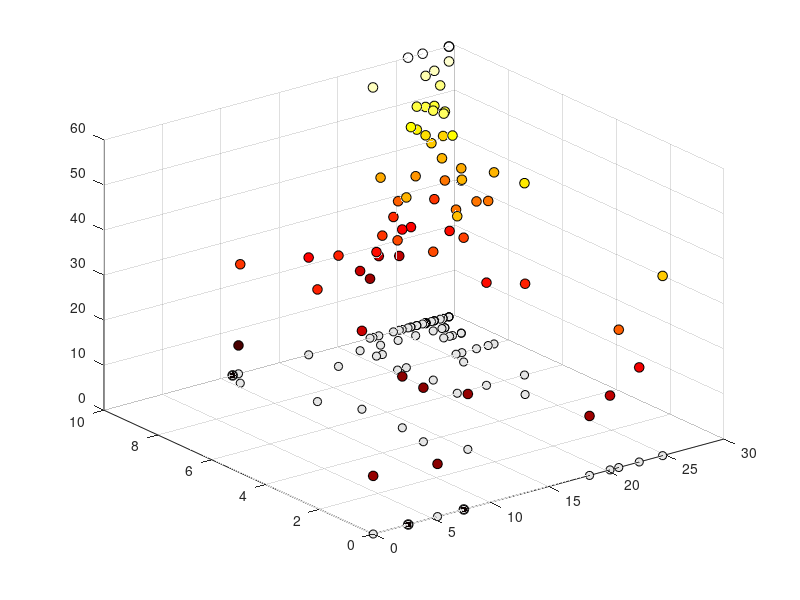

Write MATLAB code to recreate this figure. (Note: this script raises an error after producing the figure.)
% Load the required data set
load('student_data.mat');
% X = temp';
% Extract the first 3 rows of interest
Xn = X(1:3,:);

% Visualise the raw data
scatter3(Xn(1,:)',Xn(2,:)',0*Xn(3,:)', 'MarkerFaceColor',[0.9 0.9 0.9],...
    'MarkerEdgeColor','k');
hold on;
scatter3(Xn(1,:)',Xn(2,:)',Xn(3,:)', 50 ,Xn(3,:)', 'filled',...
    'MarkerEdgeColor','k'); colormap('hot');
for i = 1:size(Xn, 2)
    plot3([Xn(1,i) Xn(1,i)],[Xn(2,i) Xn(2,i)], [0 Xn(3,i)], '--',...
        'Color', '[0.5 0.5 0.5]');
end

% Calculate how many observations there are
N = size(Xn, 2);
% Compute the average value of each variable
mu = sum(Xn,2)./N

% Replicate the average vector into a matrix
mu_mat = repmat(mu,1,N);

% Subtract the average away from every column
Xhat = Xn - mu_mat;

% Preallocate the scaled matrix
Xhats = zeros(size(Xhat));

% Populate the scaled matrix by row
for i=1:3
    Xhats(i,:) = Xhat(i,:) / norm(Xhat(i,:)); 
end

% Compute the correlation matrix
C = Xhats * Xhats';

% Compute the sample covariance matrix
S = (1 / (N - 1)) * (Xhat * Xhat');

% Check that S is symmetric, the result should be a zero matrix
S' - S

% Compute the trace of S, i.e. the total variance
trace(S)

% Find the eigenvalues and eigenvectors of S
[Q,Dvec] = eig(S, 'vector')

% Sort in descending order
[Dvec, perm] = sort(Dvec, 'descend');
Q = Q(:, perm);
D = diag(Dvec);

% Show that Q is orthogonal
Q'*Q
Q*Q'

% Show that Q^T S Q is a diagonal matrix
Q'*S*Q

% Check the rank of Xhat transpose
rank(Xhat')

% Calculate the percentage of the variance accounted for by each principle
% component
D(1,1)/trace(S)
D(2,2)/trace(S)
D(3,3)/trace(S)

% Plot the original data with principal component axes and plane
t = [-50 50];
figure;
scatter3(Xn(1,:)',Xn(2,:)',Xn(3,:)', 'filled')
hold on
pc1_line = [sum(Xn,2)./N + t(1)*Q(:, 1), sum(Xn,2)./N + t(end)*Q(:, 1)];
plot3([pc1_line(1, 1) pc1_line(1, 2)], [pc1_line(2, 1) pc1_line(2, 2)],...
    [pc1_line(3, 1) pc1_line(3, 2)], '-g', 'LineWidth', 2);
pc2_line = [sum(Xn,2)./N + t(1)*Q(:, 2), sum(Xn,2)./N + t(end)*Q(:, 2)];
plot3([pc2_line(1, 1) pc2_line(1, 2)], [pc2_line(2, 1) pc2_line(2, 2)],...
    [pc2_line(3, 1) pc2_line(3, 2)], '-r', 'LineWidth', 2);

% Generate the plane with tangent vectors as first two principal components
Mu = sum(Xn,2)./N;
funx = @(s, t) Mu(1,1) + t*Q(1, 1) + s * Q(1, 2);
funy = @(s, t) Mu(2,1) + t*Q(2, 1) + s * Q(2, 2);
funz = @(s, t) Mu(3,1) + t*Q(3, 1) + s * Q(3, 2);
s = ezsurf(funx, funy, funz, t);
colormap('gray');
alpha(s, '0.5');
axis([0 30 0 10 0 60]);
